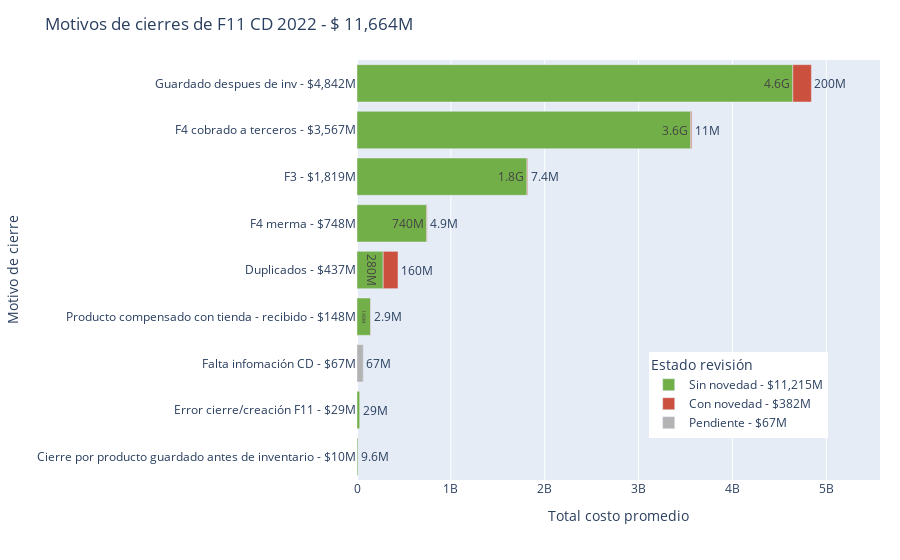

This figure's notebook cell:
### Code cell
fig_con_total = px.bar(con_cd, orientation='h', y ='status_final', x='costo_total', color='rev', category_orders=co_cd, title= f"Motivos de cierres de F11 CD 2022 - $ {total_cd/1e6:,.0f}M", 
labels={ 'costo_total':'Total costo promedio', 'status_final':'Motivo de cierre', 'rev':'Estado revisión'}, text='costo_total',text_auto='.2s', 
color_discrete_sequence=[ 'rgb(115, 175, 72)','rgb(204, 80, 62)','rgb(179, 179, 179)' ] ) 
fig_con_total.update_layout(legend=dict(yanchor="bottom", y=0.1, xanchor="right", x=0.9))
fig_con_total.update_layout(margin_r=20, margin_t=60)
fig_con_total.update_xaxes(range = [0,con_cd['costo_total'].max() + con_cd['costo_total'].max() * 0.2], constrain = 'domain')
fig_con_total.write_image(f'C:/Users/maperezr/proyectos/slides-fs/output/{dt_string}_con_cd.svg',width=1000, height=400, engine='orca') # 820 , 350 
fig_con_total.show()

### Figure 1 — Plotly figure (JSON) as saved in the notebook; plotly's stock layout.template omitted (floating-point values rounded to 4 significant figures)
{"data": [{"alignmentgroup": "True", "hovertemplate": "Estado revisión=Sin novedad - $11,215M<br>Total costo promedio=%{text}<br>Motivo de cierre=%{y}<extra></extra>", "legendgroup": "Sin novedad - $11,215M", "marker": {"color": "rgb(115, 175, 72)", "pattern": {"shape": ""}}, "name": "Sin novedad - $11,215M", "offsetgroup": "Sin novedad - $11,215M", "orientation": "h", "showlegend": true, "text": [4643448768, 3555441015, 1811433511, 742791941, 279221953, 144925370, 28598023, 9589886], "textposition": "auto", "texttemplate": "%{x:.2s}", "type": "bar", "x": [4643448768, 3555441015, 1811433511, 742791941, 279221953, 144925370, 28598023, 9589886], "xaxis": "x", "y": ["Guardado despues de inv - $4,842M", "F4 cobrado a terceros - $3,567M", "F3 - $1,819M", "F4 merma - $748M", "Duplicados - $437M", "Producto compensado con tienda - recibido - $148M", "Error cierre/creación F11 - $29M", "Cierre por producto guardado antes de inventario - $10M"], "yaxis": "y"}, {"alignmentgroup": "True", "hovertemplate": "Estado revisión=Con novedad - $382M<br>Total costo promedio=%{text}<br>Motivo de cierre=%{y}<extra></extra>", "legendgroup": "Con novedad - $382M", "marker": {"color": "rgb(204, 80, 62)", "pattern": {"shape": ""}}, "name": "Con novedad - $382M", "offsetgroup": "Con novedad - $382M", "orientation": "h", "showlegend": true, "text": [198061053, 157561712, 11155014, 7429614, 4879826, 2917281], "textposition": "auto", "texttemplate": "%{x:.2s}", "type": "bar", "x": [198061053, 157561712, 11155014, 7429614, 4879826, 2917281], "xaxis": "x", "y": ["Guardado despues de inv - $4,842M", "Duplicados - $437M", "F4 cobrado a terceros - $3,567M", "F3 - $1,819M", "F4 merma - $748M", "Producto compensado con tienda - recibido - $148M"], "yaxis": "y"}, {"alignmentgroup": "True", "hovertemplate": "Estado revisión=Pendiente - $67M<br>Total costo promedio=%{text}<br>Motivo de cierre=%{y}<extra></extra>", "legendgroup": "Pendiente - $67M", "marker": {"color": "rgb(179, 179, 179)", "pattern": {"shape": ""}}, "name": "Pendiente - $67M", "offsetgroup": "Pendiente - $67M", "orientation": "h", "showlegend": true, "text": [66642443], "textposition": "auto", "texttemplate": "%{x:.2s}", "type": "bar", "x": [66642443], "xaxis": "x", "y": ["Falta infomación CD - $67M"], "yaxis": "y"}], "layout": {"barmode": "relative", "legend": {"title": {"text": "Estado revisión"}, "tracegroupgap": 0, "x": 0.9, "xanchor": "right", "y": 0.1, "yanchor": "bottom"}, "margin": {"r": 20, "t": 60}, "title": {"text": "Motivos de cierres de F11 CD 2022 - $ 11,664M"}, "xaxis": {"anchor": "y", "constrain": "domain", "domain": [0, 1], "range": [0, 5572000000.0], "title": {"text": "Total costo promedio"}}, "yaxis": {"anchor": "x", "categoryarray": ["Cierre por producto guardado antes de inventario - $10M", "Error cierre/creación F11 - $29M", "Falta infomación CD - $67M", "Producto compensado con tienda - recibido - $148M", "Duplicados - $437M", "F4 merma - $748M", "F3 - $1,819M", "F4 cobrado a terceros - $3,567M", "Guardado despues de inv - $4,842M"], "categoryorder": "array", "domain": [0, 1], "title": {"text": "Motivo de cierre"}}}}
